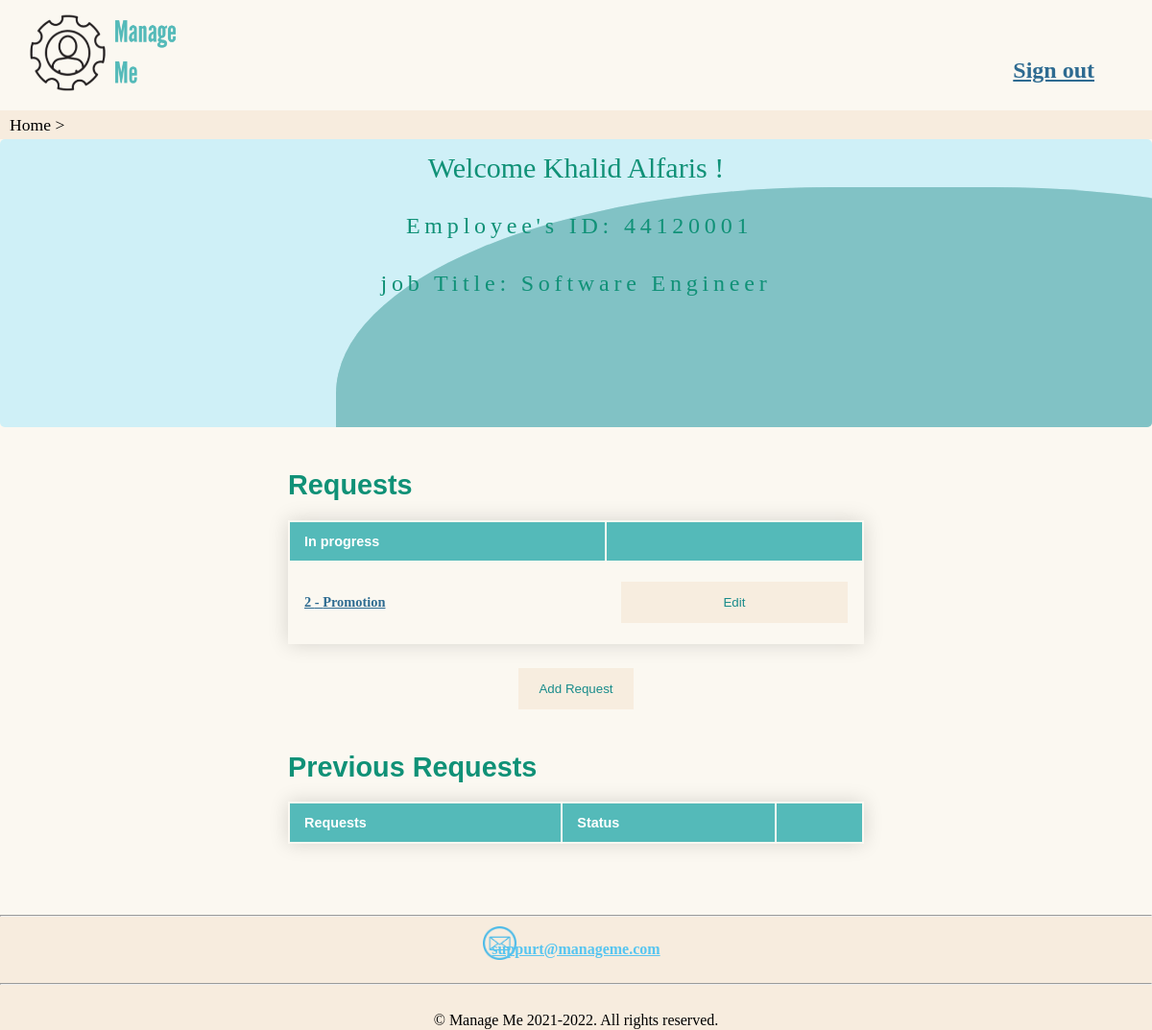
The page /Employeehomepage.php (signed in) on the database its author committed.
### tables this page shows
CREATE TABLE `employee` (
  `id` int(11) NOT NULL,
  `emp_number` int(8) NOT NULL,
  `first_name` varchar(20) NOT NULL,
  `last_name` varchar(20) NOT NULL,
  `job_title` varchar(20) NOT NULL,
  `password` varchar(60) NOT NULL
);

CREATE TABLE `request` (
  `id` int(11) NOT NULL,
  `emp_id` int(4) NOT NULL,
  `service_id` int(4) NOT NULL,
  `description` text NOT NULL,
  `attachment1` varchar(255) DEFAULT NULL,
  `attachment2` varchar(255) DEFAULT NULL,
  `status` enum('In progress','Approved','Declined','') NOT NULL DEFAULT 'In progress'
);

CREATE TABLE `service` (
  `id` int(11) NOT NULL,
  `type` varchar(20) NOT NULL
);

### header.php (called while the page is built, shortened)
<?php
if (isset($_SESSION['user_id'])) {
    $current_user = array();
    $current_user['id'] = $_SESSION['user_id'];
    $current_user['first_name'] = $_SESSION['user_first_name'];
    $current_user['last_name'] = $_SESSION['user_last_name'];
    $current_user['type'] = $_SESSION['user_type'];
    $current_user['homepage'] = $_SESSION['user_homepage'];
}
?>

### Employeehomepage.php (the view, shortened to what this page needs)
<?php
include "inc/header.php";
include_once('inc/config.php');
?>
<?php
function get_user_info($user_type, $id)
{
    global $pdo;
    if ($user_type == "manager")
        $stmt = $pdo->prepare("SELECT * FROM `manager` WHERE id=?;");
    else
        $stmt = $pdo->prepare("SELECT * FROM `employee` WHERE id=?;");
    $stmt->bindValue(1, $id);
    $stmt->execute();
    $user = $stmt->fetch();
    if ($user) {
        return $user;
    } else {
        $_SESSION['error_msg'] = "User not found.";
        return false;
    }
}
function get_all_services()
{
    global $pdo;
    $stmt = $pdo->prepare("SELECT * FROM `service`;");
    $result = $stmt->execute();
    if ($result) {
        return $stmt->fetchAll();
    } else {
        return array();
    }
}
function get_emp_all_requests($id)
{
    global $pdo;
    $stmt = $pdo->prepare("SELECT * FROM `request` WHERE emp_id=?;");
    $stmt->bindValue(1, $id);
    $result = $stmt->execute();
    if ($result) {
        return $stmt->fetchAll();
    } else {
        return array();
    }
}
function get_emp_in_progress_requests($id)
{
    global $pdo;
    $stmt = $pdo->prepare("SELECT * FROM `request` WHERE status='In progress' AND emp_id=?;");
    $stmt->bindValue(1, $id);
    $result = $stmt->execute();
    if ($result) {
        return $stmt->fetchAll();
    } else {
        return array();
    }
}
?>
<?php
$user = get_user_info('employee', $current_user['id']);
$services = get_all_services();
$requests = get_emp_all_requests($current_user['id']);
$in_progress_requests = get_emp_in_progress_requests($current_user['id']);
function get_service_type($id, $services)
{
  $service_type = "";
  foreach ($services as $service) {
    if ($service['id'] == $id) {
      $service_type = $service['type'];
      break;
    }
  }
  return $service_type;
}
?>
<!DOCTYPE html>
<html lang="en">
<head>
  <link rel="stylesheet" href="css/style.css">
</head>
<body>
  <header>
    <div class="logo"> <a href="index.php"><img src="img/logo.png" alt="logo"></a> </div>
    <nav class="navagation">
      <a href="signout.php" accesskey="h"> Sign out </a>
    </nav>
    <div class="breadcrumbs">
      <p>Home &#62; </p>
    </div>
  </header>
  <main>
    <div class='box'>
      <div class='wave -one'></div>
      <div class='wave -two'></div>
      <div class='wave -three'></div>
      <div style=" text-align: center; color: #109177; font-size: 30px; line-height: 60px;"> Welcome <?= $user['first_name'] ?> <?= $user['last_name'] ?> ! </div>
      <div style="color: #109177; text-align: center;" class='title'>
        Employee's ID: <?= $user['emp_number'] ?><br>
        job Title: <?= $user['job_title'] ?> <br>
      </div>
    </div>
    <table class="tableEmployee">
      <caption style="text-align: left; color: #109177;">
        <h1 class="ReqEmp"> Requests</h1>
      </caption>
      <thead>
        <tr>
          <th>In progress</th>
          <th> </th>
        </tr>
      </thead>
      <tbody>
        <?php foreach ($in_progress_requests as $request) {
          $service_type = get_service_type($request['service_id'], $services); ?>
          <tr>
            <td><a href="reqpage.php?id=<?= $request['id'] ?>"> <?= $request['id'] ?> - <?= $service_type ?> </a></td>
            <td><button type="button" onclick="location.href='ePage.php?id=<?= $request['id'] ?>';" return false;>Edit </button></td>
          </tr>
        <?php } ?>
      </tbody>
    </table>
    <div id="addbut"><button type="button" onclick="location.href='AddRequests.php'; return false;">Add Request</button></div>
    <table class="tableEmployee">
      <caption style="text-align: left; color: #109177;">
        <h1 class="ReqEmp"> Previous Requests</h1>
      </caption>
      <thead>
        <tr>
          <th>Requests</th>
          <th>Status</th>
          <th></th>
        </tr>
      </thead>
    </table>
  </main>
  <footer>
    <hr>
    <div class="contact">
      <div class="email">
        <div class="emailicon"><img src="img/emailicon.png" alt="email"></div>
        <div class="emailadd"><a href="mailto:suppurt@manageme.com"> suppurt@manageme.com </a></div>
      </div>
    </div>
    <br>
    <hr>
    <div class="copyrights"> &copy; Manage Me 2021-2022. All rights reserved. </div>
  </footer>
</body>
</html>

### style.css (style rules this page uses)
html , body { height : 100% ; width : 100% ; padding : 0px ; margin : 0px ; background-color : #FBF8F1 ; }
header { height: 145px ; position : relative ; }
* a { font-family : "Times New Roman" ; color: #2e6b91; font-weight: bold; }
header a { font-size: 1.5em; }
header .logo { float: left; margin-bottom: 5px; }
header .logo img { width : 170px ; height : 90px ; margin-left: 1em; margin-top : 0.4em ; }
.navagation { overflow: hidden; float: right; margin-right: 5%; margin-top: 5%; color: black; text-align: center; text-decoration: none; }
.breadcrumbs { background-color: #F7ECDE; height : 30px ; width : 100% ; position : absolute ; text-align : left ; bottom : 0px; }
.breadcrumbs p { font-family : "Times New Roman" ; margin-left : 10px ; margin: 0 0 0 0; padding-top: 5px; padding-left: 10px; font-size: 1.1em; }
footer { background-color : #F7ECDE ; text-align: center; color: black; height: 120px; font-family : "Times New Roman" ; }
.contact { display: inline; height: 130px; }
.emailicon { width: 120px; height: 15px; margin-left: 460px; margin-top: 10px; }
.email img { width: 35px; height: auto; }
.emailadd a { color: #57c5f0; margin-bottom: 50px; }
.copyrights { padding-top: 20px; }
main { min-height : 100% ; }

### Employeehomepage.php (style rules this page uses)
.box { width: 100%; height: 300px; border-radius: 5px; box-shadow: 0 2px 30px rgba(black, .2); background: lighten(#f0f4c3, 10%); position: relative; overflow: hidden; transform: translate3d(0, 0, 0); background-color: #cff0f7; }
.wave { opacity: .4; position: absolute; top: 100%; left: 50%; background: #54BAB9; width: 100%; height: 500px; margin-left: -250px; margin-top: -250px; transform-origin: 50% 48%; border-radius: 43%; animation: drift 3000ms infinite linear; }
.wave.-three { animation: drift 5000ms infinite linear; }
.wave.-two { animation: drift 7000ms infinite linear; opacity: .1; background: brown; }
.box:after { content: ''; display: block; left: 0; top: 60%; width: 100%; height: 100%; background: linear-gradient(to bottom, rgba(#e8a, 1), rgba(#def, 0) 80%, rgba(white, .5)); z-index: 11; transform: translate3d(0, 0, 0); }
.title { position: relative; width: 100%; z-index: 1; line-height: 60px; transform: translate3d(0, 0, 0); font-family: 'Playfair Display', serif; letter-spacing: .2em; font-size: 24px; text-shadow: 0 1px 0 rgba(black, .1); text-indent: .3em; }
.tableEmployee { width: 50%; border: 1px; margin: 25px 0; margin-left: auto; margin-right: auto; font-size: 0.9em; font-family: sans-serif; min-width: 400px; box-shadow: 0 0 20px rgba(0, 0, 0, 0.15); }
.tableEmployee thead tr { background-color: #54BAB9; color: #ffffff; text-align: left; }
.tableEmployee th, .tableEmployee td { padding: 12px 15px; }
.tableEmployee tbody tr { border-bottom: 1px solid #dddddd; }
.tableEmployee tbody tr:last-of-type { border-bottom: 2px solid #54BAB9; }
.tableEmployee button { background-color: #F7ECDE; color: Teal; padding: 14px 20px; margin: 8px 0; border: none; cursor: pointer; width: 100%; opacity: 0.9; position: relative; display: block; }
#addbut button { background-color: #F7ECDE; color: Teal; padding: 14px 20px; margin: auto; border: none; cursor: pointer; width: 10%; opacity: 0.9; position: relative; display: block; }

### rows shown on the page
employee: first_name "Khalid", last_name "Alfaris", emp_number "44120001", job_title "Software Engineer"
request: id "2", service.type "Promotion"
